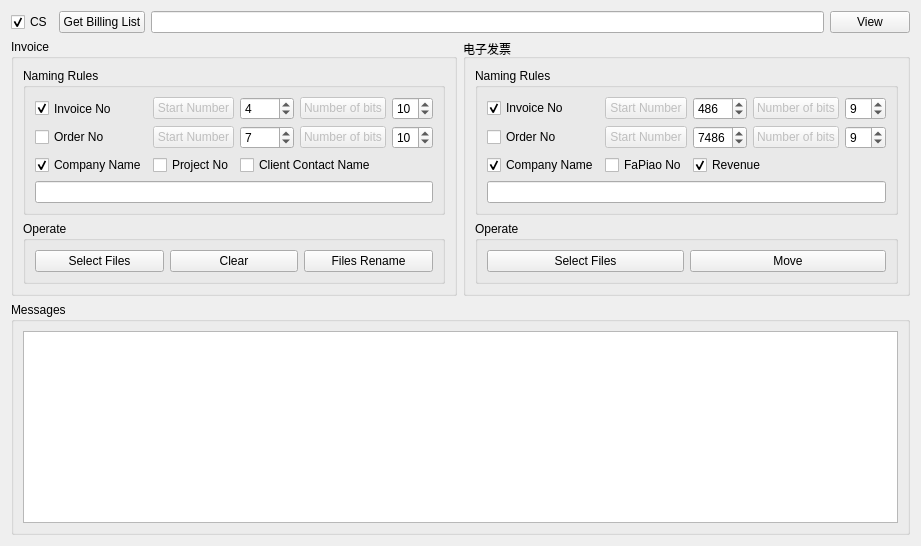
      <widget class="QWidget" name="tab_3">
       <attribute name="title">
        <string>Admin Operate</string>
       </attribute>
       <layout class="QGridLayout" name="gridLayout_20">
        <item row="1" column="0">
         <widget class="QGroupBox" name="groupBox_17">
          <property name="title">
           <string>Invoice</string>
          </property>
          <layout class="QGridLayout" name="gridLayout_12">
           <item row="0" column="0">
            <widget class="QGroupBox" name="groupBox_10">
             <property name="title">
              <string>Naming Rules</string>
             </property>
             <layout class="QGridLayout" name="gridLayout_14">
              <item row="0" column="3">
               <widget class="QPushButton" name="pushButton_39">
                <property name="enabled">
                 <bool>false</bool>
                </property>
                <property name="text">
                 <string>Number of bits</string>
                </property>
               </widget>
              </item>
              <item row="0" column="0">
               <widget class="QCheckBox" name="checkBox_9">
                <property name="sizePolicy">
                 <sizepolicy hsizetype="Minimum" vsizetype="Ignored">
                  <horstretch>0</horstretch>
                  <verstretch>0</verstretch>
                 </sizepolicy>
                </property>
                <property name="text">
                 <string>Invoice No</string>
                </property>
                <property name="checked">
                 <bool>true</bool>
                </property>
               </widget>
              </item>
              <item row="0" column="1">
               <widget class="QPushButton" name="pushButton_37">
                <property name="enabled">
                 <bool>false</bool>
                </property>
                <property name="text">
                 <string>Start Number</string>
                </property>
               </widget>
              </item>
              <item row="1" column="3">
               <widget class="QPushButton" name="pushButton_40">
                <property name="enabled">
                 <bool>false</bool>
                </property>
                <property name="text">
                 <string>Number of bits</string>
                </property>
               </widget>
              </item>
              <item row="1" column="2">
               <widget class="QSpinBox" name="spinBox_3">
                <property name="statusTip">
                 <string>Order No 起始数字</string>
                </property>
                <property name="maximum">
                 <number>9999</number>
                </property>
                <property name="value">
                 <number>7</number>
                </property>
               </widget>
              </item>
              <item row="1" column="4">
               <widget class="QSpinBox" name="spinBox_4">
                <property name="statusTip">
                 <string>Order No 长度</string>
                </property>
                <property name="value">
                 <number>10</number>
                </property>
               </widget>
              </item>
              <item row="1" column="0">
               <widget class="QCheckBox" name="checkBox_12">
                <property name="text">
                 <string>Order No</string>
                </property>
               </widget>
              </item>
              <item row="0" column="4">
               <widget class="QSpinBox" name="spinBox_2">
                <property name="statusTip">
                 <string>Invoice No 长度</string>
                </property>
                <property name="maximum">
                 <number>20</number>
                </property>
                <property name="value">
                 <number>10</number>
                </property>
               </widget>
              </item>
              <item row="0" column="2">
               <widget class="QSpinBox" name="spinBox">
                <property name="statusTip">
                 <string>Invoice No 起始数字</string>
                </property>
                <property name="minimum">
                 <number>0</number>
                </property>
                <property name="maximum">
                 <number>9999</number>
                </property>
                <property name="value">
                 <number>4</number>
                </property>
               </widget>
              </item>
              <item row="1" column="1">
               <widget class="QPushButton" name="pushButton_38">
                <property name="enabled">
                 <bool>false</bool>
                </property>
                <property name="text">
                 <string>Start Number</string>
                </property>
               </widget>
              </item>
              <item row="2" column="0">
               <widget class="QCheckBox" name="checkBox_10">
                <property name="sizePolicy">
                 <sizepolicy hsizetype="Minimum" vsizetype="Fixed">
                  <horstretch>0</horstretch>
                  <verstretch>0</verstretch>
                 </sizepolicy>
                </property>
                <property name="text">
                 <string>Company Name</string>
                </property>
                <property name="checked">
                 <bool>true</bool>
                </property>
               </widget>
              </item>
              <item row="2" column="1">
               <widget class="QCheckBox" name="checkBox_11">
                <property name="sizePolicy">
                 <sizepolicy hsizetype="Minimum" vsizetype="Ignored">
                  <horstretch>0</horstretch>
                  <verstretch>0</verstretch>
                 </sizepolicy>
                </property>
                <property name="text">
                 <string>Project No</string>
                </property>
               </widget>
              </item>
              <item row="3" column="0" colspan="5">
               <widget class="QLineEdit" name="lineEdit_17">
                <property name="sizePolicy">
                 <sizepolicy hsizetype="Minimum" vsizetype="Fixed">
                  <horstretch>0</horstretch>
                  <verstretch>0</verstretch>
                 </sizepolicy>
                </property>
                <property name="statusTip">
                 <string>命名规则，按顺序</string>
                </property>
                <property name="text">
                 <string/>
                </property>
               </widget>
              </item>
              <item row="2" column="2" colspan="2">
               <widget class="QCheckBox" name="checkBox_26">
                <property name="text">
                 <string>Client Contact Name</string>
                </property>
               </widget>
              </item>
             </layout>
            </widget>
           </item>
           <item row="1" column="0">
            <widget class="QGroupBox" name="groupBox_12">
             <property name="sizePolicy">
              <sizepolicy hsizetype="Preferred" vsizetype="Preferred">
               <horstretch>0</horstretch>
               <verstretch>0</verstretch>
              </sizepolicy>
             </property>
             <property name="title">
              <string>Operate</string>
             </property>
             <layout class="QGridLayout" name="gridLayout_15">
              <item row="0" column="0">
               <widget class="QPushButton" name="pushButton_33">
                <property name="statusTip">
                 <string>选择PDF文件</string>
                </property>
                <property name="text">
                 <string>Select Files</string>
                </property>
               </widget>
              </item>
              <item row="0" column="1">
               <widget class="QPushButton" name="pushButton_34">
                <property name="sizePolicy">
                 <sizepolicy hsizetype="Minimum" vsizetype="Fixed">
                  <horstretch>0</horstretch>
                  <verstretch>0</verstretch>
                 </sizepolicy>
                </property>
                <property name="statusTip">
                 <string>清除信息框内容</string>
                </property>
                <property name="text">
                 <string>Clear</string>
                </property>
               </widget>
              </item>
              <item row="0" column="2">
               <widget class="QPushButton" name="pushButton_35">
                <property name="statusTip">
                 <string>重命名并保存至指定文件夹</string>
                </property>
                <property name="text">
                 <string>Files Rename</string>
                </property>
               </widget>
              </item>
             </layout>
            </widget>
           </item>
          </layout>
         </widget>
        </item>
        <item row="1" column="1">
         <widget class="QGroupBox" name="groupBox_19">
          <property name="sizePolicy">
           <sizepolicy hsizetype="Preferred" vsizetype="Preferred">
            <horstretch>0</horstretch>
            <verstretch>0</verstretch>
           </sizepolicy>
          </property>
          <property name="title">
           <string>电子发票</string>
          </property>
          <layout class="QGridLayout" name="gridLayout_19">
           <item row="0" column="0">
            <widget class="QGroupBox" name="groupBox_20">
             <property name="sizePolicy">
              <sizepolicy hsizetype="Preferred" vsizetype="Preferred">
               <horstretch>0</horstretch>
               <verstretch>0</verstretch>
              </sizepolicy>
             </property>
             <property name="title">
              <string>Naming Rules</string>
             </property>
             <layout class="QGridLayout" name="gridLayout_21">
              <item row="1" column="1">
               <widget class="QPushButton" name="pushButton_53">
                <property name="enabled">
                 <bool>false</bool>
                </property>
                <property name="text">
                 <string>Start Number</string>
                </property>
               </widget>
              </item>
              <item row="0" column="3">
               <widget class="QPushButton" name="pushButton_54">
                <property name="enabled">
                 <bool>false</bool>
                </property>
                <property name="text">
                 <string>Number of bits</string>
                </property>
               </widget>
              </item>
              <item row="0" column="1">
               <widget class="QPushButton" name="pushButton_52">
                <property name="enabled">
                 <bool>false</bool>
                </property>
                <property name="text">
                 <string>Start Number</string>
                </property>
               </widget>
              </item>
              <item row="0" column="0">
               <widget class="QCheckBox" name="checkBox_20">
                <property name="text">
                 <string>Invoice No</string>
                </property>
                <property name="checked">
                 <bool>true</bool>
                </property>
               </widget>
              </item>
              <item row="1" column="3">
               <widget class="QPushButton" name="pushButton_55">
                <property name="enabled">
                 <bool>false</bool>
                </property>
                <property name="text">
                 <string>Number of bits</string>
                </property>
               </widget>
              </item>
              <item row="1" column="0">
               <widget class="QCheckBox" name="checkBox_21">
                <property name="text">
                 <string>Order No</string>
                </property>
               </widget>
              </item>
              <item row="2" column="0">
               <widget class="QCheckBox" name="checkBox_22">
                <property name="text">
                 <string>Company Name</string>
                </property>
                <property name="checked">
                 <bool>true</bool>
                </property>
               </widget>
              </item>
              <item row="2" column="1">
               <widget class="QCheckBox" name="checkBox_23">
                <property name="text">
                 <string>FaPiao No</string>
                </property>
               </widget>
              </item>
              <item row="3" column="0" colspan="5">
               <widget class="QLineEdit" name="lineEdit_27">
                <property name="statusTip">
                 <string>命名规则，按顺序</string>
                </property>
               </widget>
              </item>
              <item row="0" column="4">
               <widget class="QSpinBox" name="spinBox_6">
                <property name="statusTip">
                 <string>Invoice No 长度</string>
                </property>
                <property name="value">
                 <number>9</number>
                </property>
               </widget>
              </item>
              <item row="1" column="4">
               <widget class="QSpinBox" name="spinBox_7">
                <property name="statusTip">
                 <string>Order No 长度</string>
                </property>
                <property name="value">
                 <number>9</number>
                </property>
               </widget>
              </item>
              <item row="0" column="2">
               <widget class="QSpinBox" name="spinBox_8">
                <property name="statusTip">
                 <string>Invoice No 起始数字</string>
                </property>
                <property name="maximum">
                 <number>9999</number>
                </property>
                <property name="value">
                 <number>486</number>
                </property>
               </widget>
              </item>
              <item row="1" column="2">
               <widget class="QSpinBox" name="spinBox_9">
                <property name="statusTip">
                 <string>Order No 起始数字</string>
                </property>
                <property name="maximum">
                 <number>9999</number>
                </property>
                <property name="value">
                 <number>7486</number>
                </property>
               </widget>
              </item>
              <item row="2" column="2" colspan="2">
               <widget class="QCheckBox" name="checkBox_24">
                <property name="text">
                 <string>Revenue</string>
                </property>
                <property name="checked">
                 <bool>true</bool>
                </property>
               </widget>
              </item>
             </layout>
            </widget>
           </item>
           <item row="1" column="0">
            <widget class="QGroupBox" name="groupBox_18">
             <property name="sizePolicy">
              <sizepolicy hsizetype="Preferred" vsizetype="Preferred">
               <horstretch>0</horstretch>
               <verstretch>0</verstretch>
              </sizepolicy>
             </property>
             <property name="title">
              <string>Operate</string>
             </property>
             <layout class="QGridLayout" name="gridLayout_22">
              <item row="0" column="0">
               <widget class="QPushButton" name="pushButton_50">
                <property name="sizePolicy">
                 <sizepolicy hsizetype="Minimum" vsizetype="Fixed">
                  <horstretch>0</horstretch>
                  <verstretch>0</verstretch>
                 </sizepolicy>
                </property>
                <property name="statusTip">
                 <string>选择PDF文件</string>
                </property>
                <property name="text">
                 <string>Select Files</string>
                </property>
               </widget>
              </item>
              <item row="0" column="1">
               <widget class="QPushButton" name="pushButton_51">
                <property name="statusTip">
                 <string>重命名并保存至指定文件夹</string>
                </property>
                <property name="text">
                 <string>Move</string>
                </property>
               </widget>
              </item>
             </layout>
            </widget>
           </item>
          </layout>
         </widget>
        </item>
        <item row="0" column="0" colspan="2">
         <layout class="QHBoxLayout" name="horizontalLayout_3">
          <item>
           <widget class="QCheckBox" name="checkBox_25">
            <property name="text">
             <string>CS</string>
            </property>
            <property name="checked">
             <bool>true</bool>
            </property>
           </widget>
          </item>
          <item>
           <widget class="QPushButton" name="pushButton_58">
            <property name="statusTip">
             <string>选择Billing List数据</string>
            </property>
            <property name="text">
             <string>Get Billing List</string>
            </property>
           </widget>
          </item>
          <item>
           <widget class="QLineEdit" name="lineEdit_25">
            <property name="statusTip">
             <string>Billing List数据路径</string>
            </property>
           </widget>
          </item>
          <item>
           <widget class="QPushButton" name="pushButton_59">
            <property name="statusTip">
             <string>浏览Billing List数据</string>
            </property>
            <property name="text">
             <string>View</string>
            </property>
           </widget>
          </item>
         </layout>
        </item>
        <item row="2" column="0" colspan="2">
         <widget class="QGroupBox" name="groupBox_11">
          <property name="title">
           <string>Messages</string>
          </property>
          <layout class="QGridLayout" name="gridLayout_13">
           <item row="0" column="0">
            <widget class="QTextBrowser" name="textBrowser_3"/>
           </item>
          </layout>
         </widget>
        </item>
       </layout>
      </widget>
